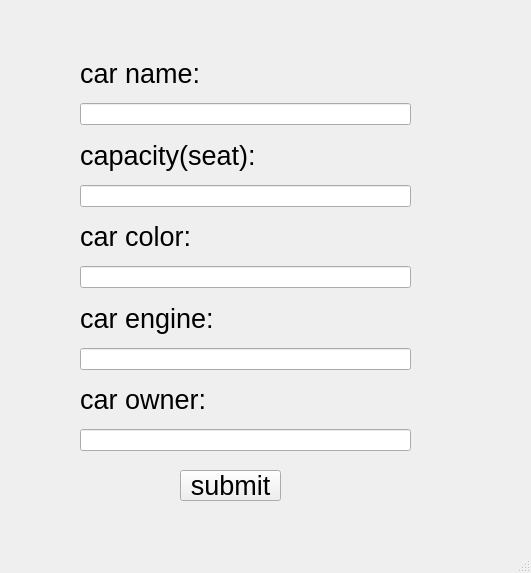
<?xml version="1.0" encoding="UTF-8"?>
<ui version="4.0">
 <class>create_ride</class>
 <widget class="QMainWindow" name="create_ride">
  <property name="geometry">
   <rect>
    <x>0</x>
    <y>0</y>
    <width>531</width>
    <height>573</height>
   </rect>
  </property>
  <property name="windowTitle">
   <string>MainWindow</string>
  </property>
  <widget class="QWidget" name="centralwidget">
   <widget class="QPushButton" name="pushButton">
    <property name="geometry">
     <rect>
      <x>180</x>
      <y>470</y>
      <width>101</width>
      <height>31</height>
     </rect>
    </property>
    <property name="font">
     <font>
      <pointsize>20</pointsize>
     </font>
    </property>
    <property name="text">
     <string>submit</string>
    </property>
   </widget>
   <widget class="QWidget" name="">
    <property name="geometry">
     <rect>
      <x>80</x>
      <y>50</y>
      <width>331</width>
      <height>401</height>
     </rect>
    </property>
    <layout class="QVBoxLayout" name="verticalLayout">
     <item>
      <widget class="QLabel" name="label">
       <property name="font">
        <font>
         <pointsize>20</pointsize>
        </font>
       </property>
       <property name="text">
        <string>car name:</string>
       </property>
      </widget>
     </item>
     <item>
      <widget class="QLineEdit" name="lineEdit"/>
     </item>
     <item>
      <widget class="QLabel" name="label_2">
       <property name="font">
        <font>
         <pointsize>20</pointsize>
        </font>
       </property>
       <property name="text">
        <string>capacity(seat):</string>
       </property>
      </widget>
     </item>
     <item>
      <widget class="QLineEdit" name="lineEdit_2"/>
     </item>
     <item>
      <widget class="QLabel" name="label_3">
       <property name="font">
        <font>
         <pointsize>20</pointsize>
        </font>
       </property>
       <property name="text">
        <string>car color:</string>
       </property>
      </widget>
     </item>
     <item>
      <widget class="QLineEdit" name="lineEdit_3"/>
     </item>
     <item>
      <widget class="QLabel" name="label_4">
       <property name="font">
        <font>
         <pointsize>20</pointsize>
        </font>
       </property>
       <property name="text">
        <string>car engine:</string>
       </property>
      </widget>
     </item>
     <item>
      <widget class="QLineEdit" name="lineEdit_4"/>
     </item>
     <item>
      <widget class="QLabel" name="label_5">
       <property name="font">
        <font>
         <pointsize>20</pointsize>
        </font>
       </property>
       <property name="text">
        <string>car owner:</string>
       </property>
      </widget>
     </item>
     <item>
      <widget class="QLineEdit" name="lineEdit_5"/>
     </item>
    </layout>
   </widget>
  </widget>
  <widget class="QMenuBar" name="menubar">
   <property name="geometry">
    <rect>
     <x>0</x>
     <y>0</y>
     <width>531</width>
     <height>21</height>
    </rect>
   </property>
  </widget>
  <widget class="QStatusBar" name="statusbar"/>
 </widget>
 <resources/>
 <connections/>
</ui>
